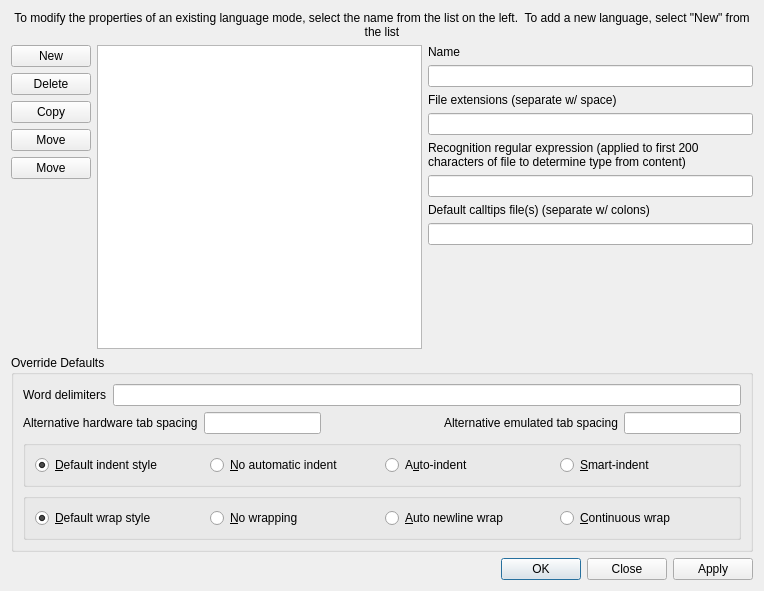
<?xml version="1.0" encoding="UTF-8"?>
<ui version="4.0">
 <class>DialogLanguageModes</class>
 <widget class="QDialog" name="DialogLanguageModes">
  <property name="geometry">
   <rect>
    <x>0</x>
    <y>0</y>
    <width>764</width>
    <height>591</height>
   </rect>
  </property>
  <property name="windowTitle">
   <string>Language Modes</string>
  </property>
  <layout class="QVBoxLayout" name="verticalLayout_4">
   <item>
    <widget class="QLabel" name="label">
     <property name="text">
      <string>To modify the properties of an existing language mode, select the name from the list on the left.  To add a new language, select &quot;New&quot; from the list</string>
     </property>
     <property name="alignment">
      <set>Qt::AlignCenter</set>
     </property>
     <property name="wordWrap">
      <bool>true</bool>
     </property>
    </widget>
   </item>
   <item>
    <layout class="QHBoxLayout" name="horizontalLayout">
     <item>
      <layout class="QVBoxLayout" name="verticalLayout_2">
       <item>
        <widget class="QPushButton" name="buttonNew">
         <property name="text">
          <string>New</string>
         </property>
         <property name="icon">
          <iconset theme="document-new">
           <normaloff>.</normaloff>.</iconset>
         </property>
        </widget>
       </item>
       <item>
        <widget class="QPushButton" name="buttonDelete">
         <property name="text">
          <string>Delete</string>
         </property>
         <property name="icon">
          <iconset theme="edit-delete">
           <normaloff>.</normaloff>.</iconset>
         </property>
        </widget>
       </item>
       <item>
        <widget class="QPushButton" name="buttonCopy">
         <property name="text">
          <string>Copy</string>
         </property>
         <property name="icon">
          <iconset theme="edit-copy">
           <normaloff>.</normaloff>.</iconset>
         </property>
        </widget>
       </item>
       <item>
        <widget class="QPushButton" name="buttonUp">
         <property name="text">
          <string>Move</string>
         </property>
         <property name="icon">
          <iconset theme="go-up">
           <normaloff>.</normaloff>.</iconset>
         </property>
        </widget>
       </item>
       <item>
        <widget class="QPushButton" name="buttonDown">
         <property name="text">
          <string>Move</string>
         </property>
         <property name="icon">
          <iconset theme="go-down">
           <normaloff>.</normaloff>.</iconset>
         </property>
        </widget>
       </item>
       <item>
        <spacer name="verticalSpacer">
         <property name="orientation">
          <enum>Qt::Vertical</enum>
         </property>
         <property name="sizeHint" stdset="0">
          <size>
           <width>20</width>
           <height>40</height>
          </size>
         </property>
        </spacer>
       </item>
      </layout>
     </item>
     <item>
      <widget class="QListWidget" name="listItems"/>
     </item>
     <item>
      <layout class="QVBoxLayout" name="verticalLayout">
       <item>
        <widget class="QLabel" name="label_2">
         <property name="text">
          <string>Name</string>
         </property>
         <property name="wordWrap">
          <bool>true</bool>
         </property>
        </widget>
       </item>
       <item>
        <widget class="QLineEdit" name="editName"/>
       </item>
       <item>
        <widget class="QLabel" name="label_3">
         <property name="text">
          <string>File extensions (separate w/ space)</string>
         </property>
         <property name="wordWrap">
          <bool>true</bool>
         </property>
        </widget>
       </item>
       <item>
        <widget class="QLineEdit" name="editExtensions"/>
       </item>
       <item>
        <widget class="QLabel" name="label_5">
         <property name="text">
          <string>Recognition regular expression (applied to first 200 characters of file to determine type from content)</string>
         </property>
         <property name="wordWrap">
          <bool>true</bool>
         </property>
        </widget>
       </item>
       <item>
        <widget class="QLineEdit" name="editRegex"/>
       </item>
       <item>
        <widget class="QLabel" name="label_4">
         <property name="text">
          <string>Default calltips file(s) (separate w/ colons)</string>
         </property>
         <property name="wordWrap">
          <bool>true</bool>
         </property>
        </widget>
       </item>
       <item>
        <widget class="QLineEdit" name="editCallTips"/>
       </item>
       <item>
        <spacer name="verticalSpacer_2">
         <property name="orientation">
          <enum>Qt::Vertical</enum>
         </property>
         <property name="sizeHint" stdset="0">
          <size>
           <width>20</width>
           <height>40</height>
          </size>
         </property>
        </spacer>
       </item>
      </layout>
     </item>
    </layout>
   </item>
   <item>
    <widget class="QGroupBox" name="groupBox">
     <property name="title">
      <string>Override Defaults</string>
     </property>
     <layout class="QVBoxLayout" name="verticalLayout_3">
      <item>
       <layout class="QHBoxLayout" name="horizontalLayout_5">
        <item>
         <widget class="QLabel" name="label_6">
          <property name="text">
           <string>Word delimiters</string>
          </property>
         </widget>
        </item>
        <item>
         <widget class="QLineEdit" name="editDelimiters">
          <property name="font">
           <font>
            <family>Monospace</family>
           </font>
          </property>
         </widget>
        </item>
       </layout>
      </item>
      <item>
       <layout class="QHBoxLayout" name="horizontalLayout_4">
        <item>
         <widget class="QLabel" name="label_7">
          <property name="text">
           <string>Alternative hardware tab spacing</string>
          </property>
         </widget>
        </item>
        <item>
         <widget class="QLineEdit" name="editTabSpacing"/>
        </item>
        <item>
         <spacer name="horizontalSpacer">
          <property name="orientation">
           <enum>Qt::Horizontal</enum>
          </property>
          <property name="sizeHint" stdset="0">
           <size>
            <width>74</width>
            <height>18</height>
           </size>
          </property>
         </spacer>
        </item>
        <item>
         <widget class="QLabel" name="label_8">
          <property name="text">
           <string>Alternative emulated tab spacing</string>
          </property>
         </widget>
        </item>
        <item>
         <widget class="QLineEdit" name="editEmulatedTabSpacing"/>
        </item>
       </layout>
      </item>
      <item>
       <widget class="QGroupBox" name="groupBox_2">
        <property name="title">
         <string/>
        </property>
        <property name="flat">
         <bool>true</bool>
        </property>
        <layout class="QHBoxLayout" name="horizontalLayout_2">
         <item>
          <widget class="QRadioButton" name="radioIndentDefault">
           <property name="text">
            <string>&amp;Default indent style</string>
           </property>
           <property name="checked">
            <bool>true</bool>
           </property>
          </widget>
         </item>
         <item>
          <widget class="QRadioButton" name="radioIndentNone">
           <property name="text">
            <string>&amp;No automatic indent</string>
           </property>
          </widget>
         </item>
         <item>
          <widget class="QRadioButton" name="radioIndentAuto">
           <property name="text">
            <string>A&amp;uto-indent</string>
           </property>
          </widget>
         </item>
         <item>
          <widget class="QRadioButton" name="radioIndentSmart">
           <property name="text">
            <string>&amp;Smart-indent</string>
           </property>
          </widget>
         </item>
        </layout>
       </widget>
      </item>
      <item>
       <widget class="QGroupBox" name="groupBox_3">
        <property name="title">
         <string/>
        </property>
        <property name="flat">
         <bool>true</bool>
        </property>
        <layout class="QHBoxLayout" name="horizontalLayout_3">
         <item>
          <widget class="QRadioButton" name="radioWrapDefault">
           <property name="text">
            <string>&amp;Default wrap style</string>
           </property>
           <property name="checked">
            <bool>true</bool>
           </property>
          </widget>
         </item>
         <item>
          <widget class="QRadioButton" name="radioWrapNone">
           <property name="text">
            <string>&amp;No wrapping</string>
           </property>
          </widget>
         </item>
         <item>
          <widget class="QRadioButton" name="radioWrapAuto">
           <property name="text">
            <string>&amp;Auto newline wrap</string>
           </property>
          </widget>
         </item>
         <item>
          <widget class="QRadioButton" name="radioWrapContinuous">
           <property name="text">
            <string>&amp;Continuous wrap</string>
           </property>
          </widget>
         </item>
        </layout>
       </widget>
      </item>
     </layout>
    </widget>
   </item>
   <item>
    <widget class="QDialogButtonBox" name="buttonBox">
     <property name="orientation">
      <enum>Qt::Horizontal</enum>
     </property>
     <property name="standardButtons">
      <set>QDialogButtonBox::Apply|QDialogButtonBox::Close|QDialogButtonBox::Ok</set>
     </property>
    </widget>
   </item>
  </layout>
 </widget>
 <resources/>
 <connections>
  <connection>
   <sender>buttonBox</sender>
   <signal>rejected()</signal>
   <receiver>DialogLanguageModes</receiver>
   <slot>reject()</slot>
   <hints>
    <hint type="sourcelabel">
     <x>322</x>
     <y>631</y>
    </hint>
    <hint type="destinationlabel">
     <x>286</x>
     <y>274</y>
    </hint>
   </hints>
  </connection>
 </connections>
</ui>
